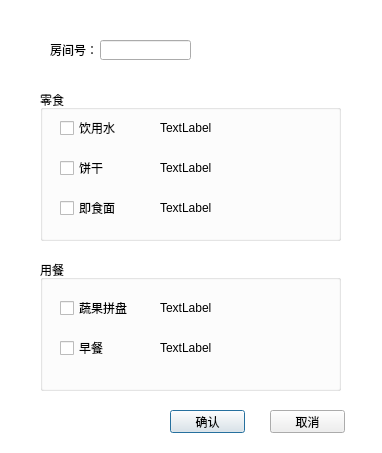
<?xml version="1.0" encoding="UTF-8"?>
<ui version="4.0">
 <class>dialogConsume</class>
 <widget class="QDialog" name="dialogConsume">
  <property name="geometry">
   <rect>
    <x>0</x>
    <y>0</y>
    <width>382</width>
    <height>453</height>
   </rect>
  </property>
  <property name="windowTitle">
   <string>客房消费</string>
  </property>
  <property name="windowIcon">
   <iconset resource="icons.qrc">
    <normaloff>:/icons/icons/consume.png</normaloff>:/icons/icons/consume.png</iconset>
  </property>
  <widget class="QLabel" name="label">
   <property name="geometry">
    <rect>
     <x>50</x>
     <y>40</y>
     <width>48</width>
     <height>20</height>
    </rect>
   </property>
   <property name="text">
    <string>房间号：</string>
   </property>
  </widget>
  <widget class="QGroupBox" name="groupBoxSnack">
   <property name="geometry">
    <rect>
     <x>40</x>
     <y>90</y>
     <width>301</width>
     <height>151</height>
    </rect>
   </property>
   <property name="title">
    <string>零食</string>
   </property>
   <widget class="QCheckBox" name="checkBox1">
    <property name="geometry">
     <rect>
      <x>20</x>
      <y>30</y>
      <width>161</width>
      <height>16</height>
     </rect>
    </property>
    <property name="text">
     <string>饮用水</string>
    </property>
   </widget>
   <widget class="QCheckBox" name="checkBox2">
    <property name="geometry">
     <rect>
      <x>20</x>
      <y>70</y>
      <width>161</width>
      <height>16</height>
     </rect>
    </property>
    <property name="text">
     <string>饼干</string>
    </property>
   </widget>
   <widget class="QCheckBox" name="checkBox3">
    <property name="geometry">
     <rect>
      <x>20</x>
      <y>110</y>
      <width>161</width>
      <height>16</height>
     </rect>
    </property>
    <property name="text">
     <string>即食面</string>
    </property>
   </widget>
   <widget class="QLabel" name="labelWater">
    <property name="geometry">
     <rect>
      <x>120</x>
      <y>30</y>
      <width>81</width>
      <height>16</height>
     </rect>
    </property>
    <property name="text">
     <string>TextLabel</string>
    </property>
   </widget>
   <widget class="QLabel" name="labelCookie">
    <property name="geometry">
     <rect>
      <x>120</x>
      <y>70</y>
      <width>81</width>
      <height>16</height>
     </rect>
    </property>
    <property name="text">
     <string>TextLabel</string>
    </property>
   </widget>
   <widget class="QLabel" name="labelNoodle">
    <property name="geometry">
     <rect>
      <x>120</x>
      <y>110</y>
      <width>81</width>
      <height>16</height>
     </rect>
    </property>
    <property name="text">
     <string>TextLabel</string>
    </property>
   </widget>
   <widget class="QLabel" name="labelWater2">
    <property name="geometry">
     <rect>
      <x>230</x>
      <y>20</y>
      <width>32</width>
      <height>32</height>
     </rect>
    </property>
    <property name="maximumSize">
     <size>
      <width>16777215</width>
      <height>16777212</height>
     </size>
    </property>
    <property name="text">
     <string/>
    </property>
    <property name="pixmap">
     <pixmap resource="icons.qrc">:/icons/icons/water.png</pixmap>
    </property>
   </widget>
   <widget class="QLabel" name="labelNoodle2">
    <property name="geometry">
     <rect>
      <x>230</x>
      <y>100</y>
      <width>32</width>
      <height>32</height>
     </rect>
    </property>
    <property name="text">
     <string/>
    </property>
    <property name="pixmap">
     <pixmap resource="icons.qrc">:/icons/icons/noodle.png</pixmap>
    </property>
   </widget>
   <widget class="QLabel" name="labelCookie2">
    <property name="geometry">
     <rect>
      <x>230</x>
      <y>60</y>
      <width>32</width>
      <height>32</height>
     </rect>
    </property>
    <property name="text">
     <string/>
    </property>
    <property name="pixmap">
     <pixmap resource="icons.qrc">:/icons/icons/cookie.png</pixmap>
    </property>
   </widget>
  </widget>
  <widget class="QGroupBox" name="groupBoxDinner">
   <property name="geometry">
    <rect>
     <x>40</x>
     <y>260</y>
     <width>301</width>
     <height>131</height>
    </rect>
   </property>
   <property name="title">
    <string>用餐</string>
   </property>
   <widget class="QCheckBox" name="checkBox4">
    <property name="geometry">
     <rect>
      <x>20</x>
      <y>40</y>
      <width>161</width>
      <height>16</height>
     </rect>
    </property>
    <property name="text">
     <string>蔬果拼盘</string>
    </property>
   </widget>
   <widget class="QCheckBox" name="checkBox5">
    <property name="geometry">
     <rect>
      <x>20</x>
      <y>80</y>
      <width>161</width>
      <height>16</height>
     </rect>
    </property>
    <property name="text">
     <string>早餐</string>
    </property>
   </widget>
   <widget class="QLabel" name="labelFruit">
    <property name="geometry">
     <rect>
      <x>120</x>
      <y>40</y>
      <width>81</width>
      <height>16</height>
     </rect>
    </property>
    <property name="text">
     <string>TextLabel</string>
    </property>
   </widget>
   <widget class="QLabel" name="labelDinner">
    <property name="geometry">
     <rect>
      <x>120</x>
      <y>80</y>
      <width>81</width>
      <height>16</height>
     </rect>
    </property>
    <property name="text">
     <string>TextLabel</string>
    </property>
   </widget>
   <widget class="QLabel" name="labelFruit2">
    <property name="geometry">
     <rect>
      <x>230</x>
      <y>30</y>
      <width>32</width>
      <height>32</height>
     </rect>
    </property>
    <property name="text">
     <string/>
    </property>
    <property name="pixmap">
     <pixmap resource="icons.qrc">:/icons/icons/fruit.png</pixmap>
    </property>
   </widget>
   <widget class="QLabel" name="labelDinner2">
    <property name="geometry">
     <rect>
      <x>230</x>
      <y>70</y>
      <width>32</width>
      <height>32</height>
     </rect>
    </property>
    <property name="text">
     <string/>
    </property>
    <property name="pixmap">
     <pixmap resource="icons.qrc">:/icons/icons/dinner.png</pixmap>
    </property>
   </widget>
  </widget>
  <widget class="QPushButton" name="okButton">
   <property name="geometry">
    <rect>
     <x>170</x>
     <y>410</y>
     <width>75</width>
     <height>23</height>
    </rect>
   </property>
   <property name="text">
    <string>确认</string>
   </property>
  </widget>
  <widget class="QPushButton" name="cancelButton">
   <property name="geometry">
    <rect>
     <x>270</x>
     <y>410</y>
     <width>75</width>
     <height>23</height>
    </rect>
   </property>
   <property name="text">
    <string>取消</string>
   </property>
  </widget>
  <widget class="QLineEdit" name="lineEdit">
   <property name="geometry">
    <rect>
     <x>100</x>
     <y>40</y>
     <width>91</width>
     <height>20</height>
    </rect>
   </property>
  </widget>
  <widget class="QLabel" name="labelBKG">
   <property name="geometry">
    <rect>
     <x>-7</x>
     <y>-8</y>
     <width>401</width>
     <height>471</height>
    </rect>
   </property>
   <property name="styleSheet">
    <string notr="true">background-color: rgb(255, 255, 255);</string>
   </property>
   <property name="text">
    <string/>
   </property>
  </widget>
  <zorder>labelBKG</zorder>
  <zorder>groupBoxSnack</zorder>
  <zorder>groupBoxDinner</zorder>
  <zorder>okButton</zorder>
  <zorder>cancelButton</zorder>
  <zorder>lineEdit</zorder>
  <zorder>label</zorder>
 </widget>
 <tabstops>
  <tabstop>lineEdit</tabstop>
  <tabstop>checkBox1</tabstop>
  <tabstop>checkBox2</tabstop>
  <tabstop>checkBox3</tabstop>
  <tabstop>checkBox4</tabstop>
  <tabstop>checkBox5</tabstop>
  <tabstop>cancelButton</tabstop>
  <tabstop>okButton</tabstop>
 </tabstops>
 <resources>
  <include location="icons.qrc"/>
 </resources>
 <connections/>
</ui>
